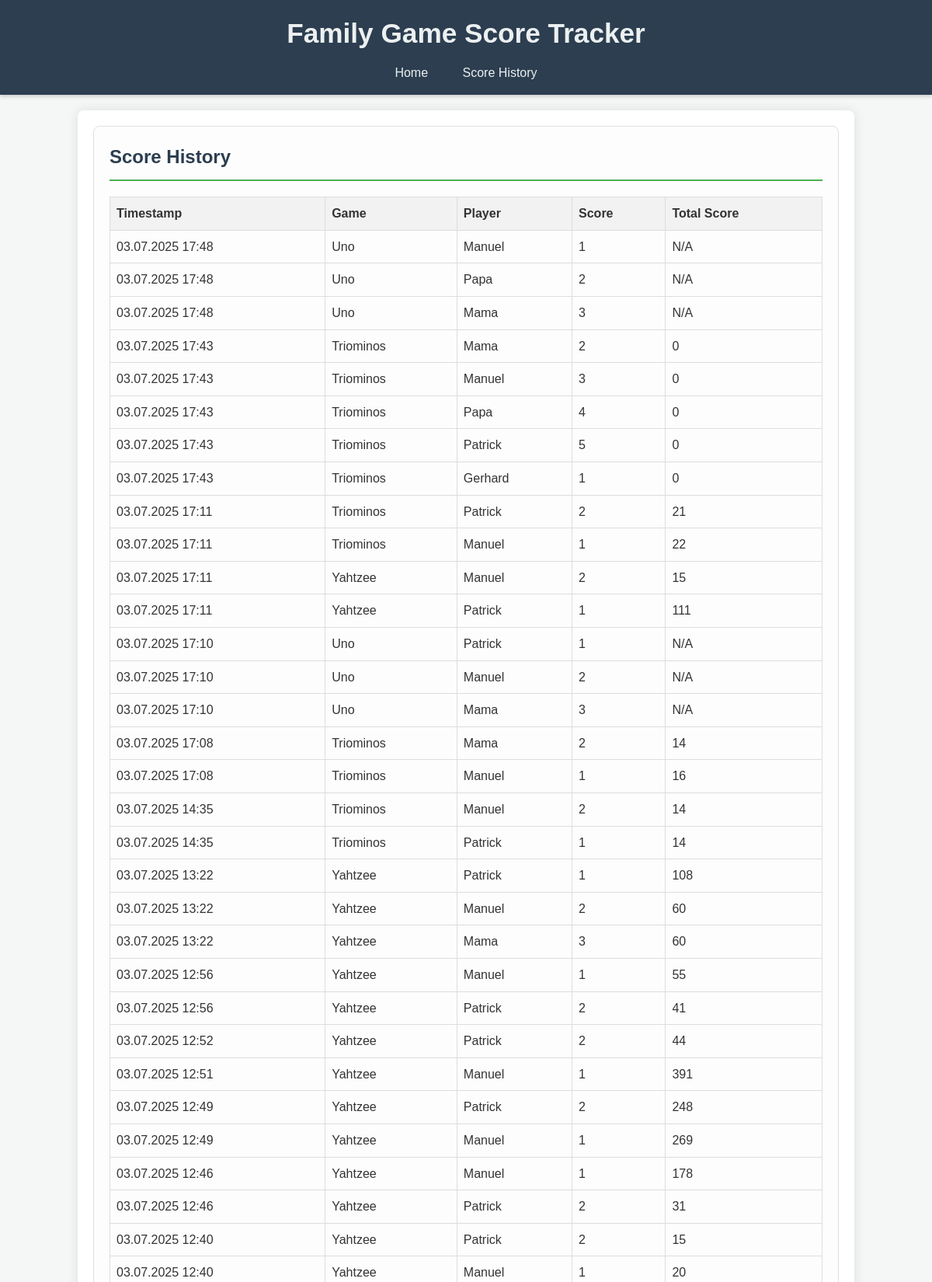
The app's page /history (upper part) with its own data.
### tables this page shows
CREATE TABLE scores (
            id INTEGER PRIMARY KEY AUTOINCREMENT,
            game_id INTEGER NOT NULL,
            player_id INTEGER NOT NULL,
            score INTEGER NOT NULL,
            timestamp DATETIME DEFAULT CURRENT_TIMESTAMP, total_score INTEGER, session_id TEXT,
            FOREIGN KEY (game_id) REFERENCES games(id),
            FOREIGN KEY (player_id) REFERENCES players(id)
        );

CREATE TABLE games (
            id INTEGER PRIMARY KEY AUTOINCREMENT,
            name TEXT NOT NULL UNIQUE
        );

CREATE TABLE players (
            id INTEGER PRIMARY KEY AUTOINCREMENT,
            name TEXT NOT NULL UNIQUE
        );

### app.py (the view)
@app.route('/history')
def history():
    history_raw = get_score_history()
    history_formatted = []
    for row in history_raw:
        row_dict = dict(row)
        dt_object = datetime.strptime(row_dict['timestamp'], '%Y-%m-%d %H:%M:%S.%f')
        row_dict['timestamp'] = dt_object.strftime('%d.%m.%Y %H:%M')
        history_formatted.append(row_dict)
    return render_template('history.html', history=history_formatted)

### app.py (called while the page is built)
def get_db_connection():
    conn = sqlite3.connect(app.config['DB_PATH'])
    conn.row_factory = sqlite3.Row
    return conn

def get_score_history():
    conn = get_db_connection()
    history = conn.execute('''
        SELECT scores.id, games.name AS game_name, players.name AS player_name, scores.score, scores.total_score, scores.timestamp
        FROM scores
        JOIN games ON scores.game_id = games.id
        JOIN players ON scores.player_id = players.id
        ORDER BY scores.timestamp DESC
    ''').fetchall()
    conn.close()
    return history

### templates/history.html (shortened to what this page needs)
{% extends 'base.html' %}
{% block content %}
<section class="score-history">
    <h2>Score History</h2>
    <table class="score-table">
        <thead>
            <tr>
                <th>Timestamp</th>
                <th>Game</th>
                <th>Player</th>
                <th>Score</th>
                <th>Total Score</th>
            </tr>
        </thead>
        <tbody>
            {% for entry in history %}
            <tr>
                <td>{{ entry['timestamp'] }}</td>
                <td>{{ entry['game_name'] }}</td>
                <td>{{ entry['player_name'] }}</td>
                <td>{{ entry['score'] }}</td>
                <td>{{ entry['total_score'] if entry['total_score'] is not none else 'N/A' }}</td>
            </tr>
            {% else %}
            <tr>
                <td colspan="4">No scores recorded yet.</td>
            </tr>
            {% endfor %}
        </tbody>
    </table>
</section>
{% endblock %}

### static/style.css (style rules this page uses)
body { font-family: 'Arial', sans-serif; margin: 0; padding: 0; background-color: #f4f7f6; color: #333; line-height: 1.6; }
section { margin-bottom: 30px; padding: 20px; border: 1px solid #e0e0e0; border-radius: 8px; background-color: #fdfdfd; }
section h2 { color: #2c3e50; border-bottom: 2px solid #4CAF50; padding-bottom: 10px; margin-top: 0; margin-bottom: 20px; }
table { width: 100%; border-collapse: collapse; margin-top: 20px; }
table th, table td { border: 1px solid #ddd; padding: 8px; text-align: left; }
table th { background-color: #f2f2f2; font-weight: bold; }

### records on screen
scores: timestamp "03.07.2025 17:48", game_name "Uno", player_name "Manuel", score "1", entry "N/A"
scores: timestamp "03.07.2025 17:48", game_name "Uno", player_name "Papa", score "2", entry "N/A"
scores: timestamp "03.07.2025 17:48", game_name "Uno", player_name "Mama", score "3", entry "N/A"
scores: timestamp "03.07.2025 17:43", game_name "Triominos", player_name "Mama", score "2", total_score "0"
scores: timestamp "03.07.2025 17:43", game_name "Triominos", player_name "Manuel", score "3", total_score "0"
scores: timestamp "03.07.2025 17:43", game_name "Triominos", player_name "Papa", score "4", total_score "0"
scores: timestamp "03.07.2025 17:43", game_name "Triominos", player_name "Patrick", score "5", total_score "0"
scores: timestamp "03.07.2025 17:43", game_name "Triominos", player_name "Gerhard", score "1", total_score "0"
scores: timestamp "03.07.2025 17:11", game_name "Triominos", player_name "Patrick", score "2", total_score "21"
scores: timestamp "03.07.2025 17:11", game_name "Triominos", player_name "Manuel", score "1", total_score "22"
scores: timestamp "03.07.2025 17:11", game_name "Yahtzee", player_name "Manuel", score "2", total_score "15"
scores: timestamp "03.07.2025 17:11", game_name "Yahtzee", player_name "Patrick", score "1", total_score "111"
scores: timestamp "03.07.2025 17:10", game_name "Uno", player_name "Patrick", score "1", entry "N/A"
scores: timestamp "03.07.2025 17:10", game_name "Uno", player_name "Manuel", score "2", entry "N/A"
scores: timestamp "03.07.2025 17:10", game_name "Uno", player_name "Mama", score "3", entry "N/A"
scores: timestamp "03.07.2025 17:08", game_name "Triominos", player_name "Mama", score "2", total_score "14"
scores: timestamp "03.07.2025 17:08", game_name "Triominos", player_name "Manuel", score "1", total_score "16"
scores: timestamp "03.07.2025 14:35", game_name "Triominos", player_name "Manuel", score "2", total_score "14"
scores: timestamp "03.07.2025 14:35", game_name "Triominos", player_name "Patrick", score "1", total_score "14"
scores: timestamp "03.07.2025 13:22", game_name "Yahtzee", player_name "Patrick", score "1", total_score "108"
scores: timestamp "03.07.2025 13:22", game_name "Yahtzee", player_name "Manuel", score "2", total_score "60"
scores: timestamp "03.07.2025 13:22", game_name "Yahtzee", player_name "Mama", score "3", total_score "60"
scores: timestamp "03.07.2025 12:56", game_name "Yahtzee", player_name "Manuel", score "1", total_score "55"
scores: timestamp "03.07.2025 12:56", game_name "Yahtzee", player_name "Patrick", score "2", total_score "41"
scores: timestamp "03.07.2025 12:52", game_name "Yahtzee", player_name "Patrick", score "2", total_score "44"
scores: timestamp "03.07.2025 12:51", game_name "Yahtzee", player_name "Manuel", score "1", total_score "391"
scores: timestamp "03.07.2025 12:49", game_name "Yahtzee", player_name "Patrick", score "2", total_score "248"
scores: timestamp "03.07.2025 12:49", game_name "Yahtzee", player_name "Manuel", score "1", total_score "269"
scores: timestamp "03.07.2025 12:46", game_name "Yahtzee", player_name "Manuel", score "1", total_score "178"
scores: timestamp "03.07.2025 12:46", game_name "Yahtzee", player_name "Patrick", score "2", total_score "31"
scores: timestamp "03.07.2025 12:40", game_name "Yahtzee", player_name "Patrick", score "2", total_score "15"
scores: timestamp "03.07.2025 12:40", game_name "Yahtzee", player_name "Manuel", score "1", total_score "20"
